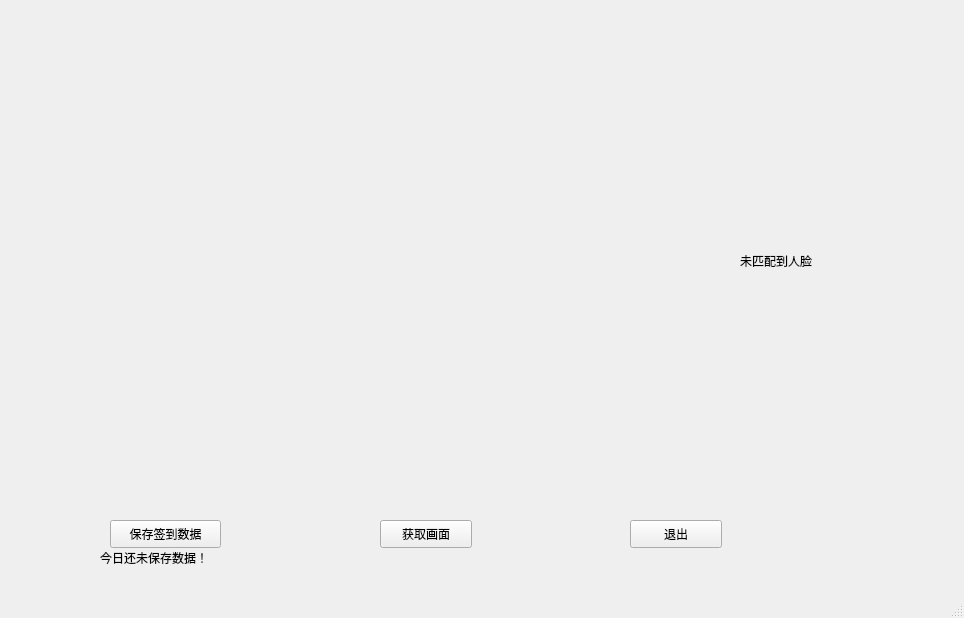
<?xml version="1.0" encoding="UTF-8"?>
<ui version="4.0">
 <class>MainWindow</class>
 <widget class="QMainWindow" name="MainWindow">
  <property name="geometry">
   <rect>
    <x>0</x>
    <y>0</y>
    <width>964</width>
    <height>618</height>
   </rect>
  </property>
  <property name="windowTitle">
   <string>MainWindow</string>
  </property>
  <widget class="QWidget" name="centralwidget">
   <widget class="QPushButton" name="pushButton">
    <property name="geometry">
     <rect>
      <x>630</x>
      <y>520</y>
      <width>92</width>
      <height>28</height>
     </rect>
    </property>
    <property name="text">
     <string>退出</string>
    </property>
   </widget>
   <widget class="QPushButton" name="pushButton_2">
    <property name="geometry">
     <rect>
      <x>380</x>
      <y>520</y>
      <width>92</width>
      <height>28</height>
     </rect>
    </property>
    <property name="text">
     <string>获取画面</string>
    </property>
   </widget>
   <widget class="QLabel" name="showImage">
    <property name="geometry">
     <rect>
      <x>10</x>
      <y>10</y>
      <width>721</width>
      <height>491</height>
     </rect>
    </property>
    <property name="text">
     <string/>
    </property>
    <property name="pixmap">
     <pixmap>C:/Users/15477/Desktop/1.jpg</pixmap>
    </property>
   </widget>
   <widget class="QLabel" name="label">
    <property name="geometry">
     <rect>
      <x>740</x>
      <y>250</y>
      <width>221</width>
      <height>21</height>
     </rect>
    </property>
    <property name="text">
     <string>未匹配到人脸</string>
    </property>
    <property name="textFormat">
     <enum>Qt::AutoText</enum>
    </property>
    <property name="alignment">
     <set>Qt::AlignLeading|Qt::AlignLeft|Qt::AlignVCenter</set>
    </property>
    <property name="margin">
     <number>0</number>
    </property>
    <property name="indent">
     <number>-1</number>
    </property>
   </widget>
   <widget class="QPushButton" name="pushButton_3">
    <property name="geometry">
     <rect>
      <x>110</x>
      <y>520</y>
      <width>111</width>
      <height>28</height>
     </rect>
    </property>
    <property name="text">
     <string>保存签到数据</string>
    </property>
   </widget>
   <widget class="QLabel" name="label_2">
    <property name="geometry">
     <rect>
      <x>100</x>
      <y>550</y>
      <width>131</width>
      <height>16</height>
     </rect>
    </property>
    <property name="text">
     <string>今日还未保存数据！</string>
    </property>
   </widget>
  </widget>
  <widget class="QMenuBar" name="menubar">
   <property name="geometry">
    <rect>
     <x>0</x>
     <y>0</y>
     <width>964</width>
     <height>26</height>
    </rect>
   </property>
  </widget>
  <widget class="QStatusBar" name="statusbar"/>
 </widget>
 <resources/>
 <connections>
  <connection>
   <sender>pushButton</sender>
   <signal>clicked()</signal>
   <receiver>MainWindow</receiver>
   <slot>close()</slot>
   <hints>
    <hint type="sourcelabel">
     <x>721</x>
     <y>573</y>
    </hint>
    <hint type="destinationlabel">
     <x>591</x>
     <y>336</y>
    </hint>
   </hints>
  </connection>
  <connection>
   <sender>pushButton_2</sender>
   <signal>clicked()</signal>
   <receiver>MainWindow</receiver>
   <slot>slot1()</slot>
   <hints>
    <hint type="sourcelabel">
     <x>471</x>
     <y>573</y>
    </hint>
    <hint type="destinationlabel">
     <x>655</x>
     <y>598</y>
    </hint>
   </hints>
  </connection>
  <connection>
   <sender>pushButton_3</sender>
   <signal>clicked()</signal>
   <receiver>MainWindow</receiver>
   <slot>slot2()</slot>
   <hints>
    <hint type="sourcelabel">
     <x>163</x>
     <y>559</y>
    </hint>
    <hint type="destinationlabel">
     <x>534</x>
     <y>573</y>
    </hint>
   </hints>
  </connection>
 </connections>
 <slots>
  <slot>slot1()</slot>
  <slot>slot2()</slot>
  <slot>slot3()</slot>
  <slot>slot4()</slot>
 </slots>
</ui>
